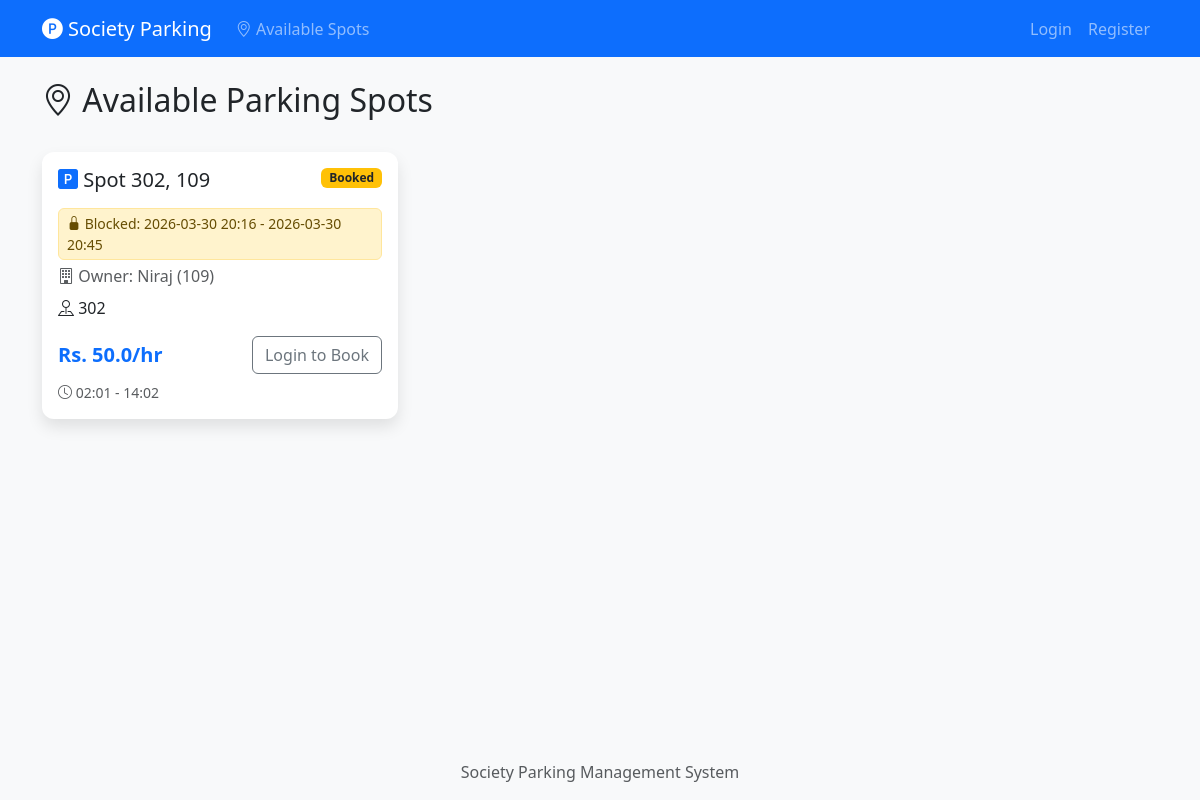
Screenshot of /spots with the database file from the repository.
### tables this page shows
CREATE TABLE parking_spots (
    id INTEGER PRIMARY KEY AUTOINCREMENT,
    owner_id INTEGER NOT NULL,
    spot_number TEXT NOT NULL,
    location_description TEXT,
    is_available INTEGER NOT NULL DEFAULT 1,
    hourly_rate REAL NOT NULL,
    available_from TEXT,
    available_until TEXT,
    created_at TIMESTAMP DEFAULT CURRENT_TIMESTAMP,
    FOREIGN KEY (owner_id) REFERENCES users (id)
);

CREATE TABLE bookings (
    id INTEGER PRIMARY KEY AUTOINCREMENT,
    spot_id INTEGER NOT NULL,
    booked_by INTEGER NOT NULL,
    vehicle_number TEXT NOT NULL,
    vehicle_type TEXT NOT NULL DEFAULT 'car',
    start_time TIMESTAMP NOT NULL,
    end_time TIMESTAMP NOT NULL,
    actual_end_time TIMESTAMP,
    total_hours REAL,
    total_amount REAL,
    status TEXT NOT NULL DEFAULT 'active',
    created_at TIMESTAMP DEFAULT CURRENT_TIMESTAMP,
    FOREIGN KEY (spot_id) REFERENCES parking_spots (id),
    FOREIGN KEY (booked_by) REFERENCES users (id)
);

CREATE TABLE users (
    id INTEGER PRIMARY KEY AUTOINCREMENT,
    name TEXT NOT NULL,
    email TEXT UNIQUE NOT NULL,
    password_hash TEXT NOT NULL,
    flat_number TEXT NOT NULL,
    phone TEXT NOT NULL,
    role TEXT NOT NULL DEFAULT 'resident',
    is_active INTEGER NOT NULL DEFAULT 1,
    created_at TIMESTAMP DEFAULT CURRENT_TIMESTAMP
);

### routes/spots.py (the view)
@spots_bp.route('/spots')
def list_spots():
    spots = get_available_spots()
    spot_ids = [s['id'] for s in spots]
    active_bookings = get_active_bookings_for_spots(spot_ids)
    bookings_by_spot = {}
    for b in active_bookings:
        bookings_by_spot.setdefault(b['spot_id'], []).append(b)
    return render_template('spots/list.html', spots=spots, bookings_by_spot=bookings_by_spot)

### db.py (called while the page is built)
def get_db():
    if 'db' not in g:
        g.db = sqlite3.connect(current_app.config['DATABASE'])
        g.db.row_factory = sqlite3.Row
        g.db.execute("PRAGMA foreign_keys = ON")
    return g.db

### models/booking.py (called while the page is built)
def get_active_bookings_for_spots(spot_ids):
    if not spot_ids:
        return []
    db = get_db()
    placeholders = ','.join('?' * len(spot_ids))
    return db.execute(
        f"""SELECT b.spot_id, b.start_time, b.end_time, b.vehicle_number, b.vehicle_type,
                   u.name as guest_name, u.flat_number as guest_flat, u.phone as guest_phone
           FROM bookings b
           JOIN users u ON b.booked_by = u.id
           WHERE b.spot_id IN ({placeholders}) AND b.status = 'active'
           ORDER BY b.start_time ASC""",
        spot_ids
    ).fetchall()

### models/parking_spot.py (called while the page is built)
def get_available_spots():
    db = get_db()
    return db.execute(
        """SELECT ps.*, u.name as owner_name, u.flat_number
           FROM parking_spots ps JOIN users u ON ps.owner_id = u.id
           WHERE ps.is_available = 1
           ORDER BY ps.hourly_rate ASC"""
    ).fetchall()

### templates/spots/list.html (shortened to what this page needs)
{% extends "base.html" %}
{% block content %}
<div class="d-flex justify-content-between align-items-center mb-4">
    <h2><i class="bi bi-geo-alt"></i> Available Parking Spots</h2>
</div>
{% if spots %}
<div class="row">
    {% for spot in spots %}
    <div class="col-md-4 mb-4">
        <div class="card shadow spot-card h-100">
            <div class="card-body">
                <div class="d-flex justify-content-between align-items-start">
                    <h5 class="card-title">
                        <i class="bi bi-p-square-fill text-primary"></i> Spot {{ spot['spot_number'] }}
                    </h5>
                    {% if bookings_by_spot.get(spot['id']) %}
                    <span class="badge bg-warning text-dark">Booked</span>
                    {% else %}
                    <span class="badge bg-success">Available</span>
                    {% endif %}
                </div>
                {% if bookings_by_spot.get(spot['id']) %}
                <div class="mt-2">
                    {% for bk in bookings_by_spot[spot['id']] %}
                    <div class="alert alert-warning py-1 px-2 mb-1 small">
                        <i class="bi bi-lock-fill"></i> Blocked: {{ bk['start_time'][:16].replace('T', ' ') }} - {{ bk['end_time'][:16].replace('T', ' ') }}
                    </div>
                    {% endfor %}
                </div>
                {% endif %}
                <p class="text-muted mb-2">
                    <i class="bi bi-building"></i> Owner: {{ spot['owner_name'] }} ({{ spot['flat_number'] }})
                </p>
                {% if spot['location_description'] %}
                <p class="mb-2"><i class="bi bi-pin-map"></i> {{ spot['location_description'] }}</p>
                {% endif %}
                <div class="d-flex justify-content-between align-items-center mt-3">
                    <span class="fs-5 fw-bold text-primary">
                        Rs. {{ spot['hourly_rate'] }}/hr
                    </span>
                    {% if current_user.is_authenticated %}
                    <a href="{{ url_for('bookings.book_spot', spot_id=spot['id']) }}" class="btn btn-outline-primary">
                        <i class="bi bi-calendar-plus"></i> Book Now
                    </a>
                    {% else %}
                    <a href="{{ url_for('auth.login') }}" class="btn btn-outline-secondary">Login to Book</a>
                    {% endif %}
                </div>
                {% if spot['available_from'] and spot['available_until'] %}
                <small class="text-muted d-block mt-2">
                    <i class="bi bi-clock"></i> {{ spot['available_from'] }} - {{ spot['available_until'] }}
                </small>
                {% endif %}
            </div>
        </div>
    </div>
    {% endfor %}
</div>
{% else %}
<div class="empty-state">
    <i class="bi bi-p-circle"></i>
    <h4>No parking spots available right now</h4>
    <p>Check back later or list your own spot!</p>
</div>
{% endif %}
{% endblock %}

### static/css/style.css (style rules this page uses)
body { min-height: 100vh; display: flex; flex-direction: column; background-color: #f8f9fa; }
.card { border: none; border-radius: 12px; }
.card.shadow { box-shadow: 0 0.5rem 1rem rgba(0, 0, 0, 0.1) !important; }
.spot-card { transition: transform 0.2s, box-shadow 0.2s; }

### rows the page displays
parking_spots: spot_number "302, 109", shows "Booked", owner_name "Niraj", flat_number "109", location_description "302", hourly_rate "50.0", available_from "02:01", available_until "14:02"
bookings: start_time "2026-03-30 20:16", end_time "2026-03-30 20:45"
